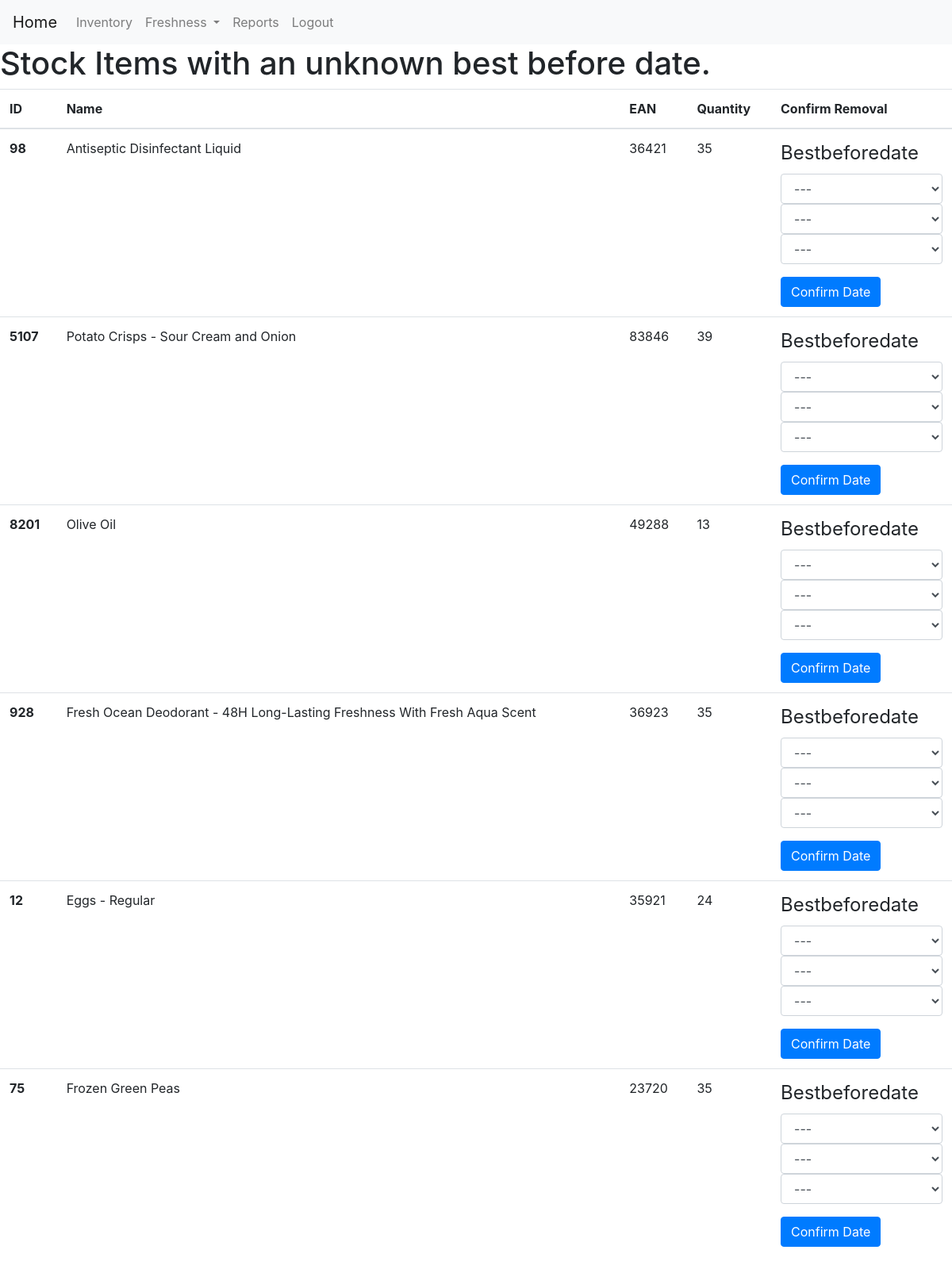
Page /Freshness/BBDAllocation/ (signed in) on the committed database.
### Inventory/models.py (models this page shows, shortened)
class StockItem(models.Model):
    activeProduct= models.ForeignKey(ActiveProduct, on_delete=models.RESTRICT)
    bestBeforeDate = models.DateField(null=True, blank=True)
    quantity = models.IntegerField(default=1)
    UniqueBarcode = models.TextField(default="1")

class ActiveProduct(models.Model):
    Product= models.ForeignKey(Product, on_delete=models.RESTRICT)
    minimumStockQuantity = models.PositiveIntegerField(default=0)
    Classes= (("N/A","N/A"),
        ("EXTRA CLASS","Extra Class"),
        ("CLASS 1","Class 1"),
        ("CLASS 2","Class 2"))
    Class = models.CharField(max_length=11,choices=Classes,default="N/A")

class Product(models.Model):
    ProductName= models.CharField(max_length=100)
    Brand= models.CharField(max_length=100)
    Price = models.FloatField()
    DiscountPrice=models.FloatField()
    Image_Url= models.CharField(max_length=300)
    Category= models.CharField(max_length=100)
    Barcode = models.CharField(max_length=16)
    EAN = models.CharField(max_length=6)

### Inventory/views.py (the view)
    def wrap(request,*args,**kwargs):
        if not request.user.is_authenticated or not (request.user.is_Manager or request.user.is_StoreManager):
            messages.error(request,"You can't access this page!")
            return redirect('home')
        return function(request, *args,**kwargs)

### Freshness/forms.py
class BBDForm(forms.Form):
    bestBeforeDate = DateField(widget=forms.SelectDateWidget,required=False)

### Freshness/views.py (called while the page is built)
@login_required(login_url="/login/")
@managerOnly
def BBDAllocation(request):
    if request.method=="POST":
        id = request.POST["item"]
        item = StockItem.objects.get(pk=id)
        print(item)
        form=BBDForm(request.POST)
        if form.is_valid():
            print(item.bestBeforeDate)
            bbd=form.cleaned_data.get("bestBeforeDate")
            item.bestBeforeDate = bbd
            item.save()
            return redirect("Freshness:BBDAllocation")
    else:
        items= StockItem.objects.filter(Q(bestBeforeDate__isnull=True)).order_by('activeProduct__sequence__position')
        form = BBDForm()
    return render(request,'BBDAllocation.html',{"items":items,"form":form})

### Inventory/views.py (called while the page is built)
def managerOnly(function):
    def wrap(request,*args,**kwargs):
        if not request.user.is_authenticated or not (request.user.is_Manager or request.user.is_StoreManager):
            messages.error(request,"You can't access this page!")
            return redirect('home')
        return function(request, *args,**kwargs)
    wrap.__doc__ = function.__doc__
    wrap.__name__ = function.__name__
    return wrap

### Freshness/templates/BBDAllocation.html (shortened to what this page needs)
{%extends "base.html"%}
{%load crispy_forms_tags %}
{%block content%}
<h1>Stock Items with an unknown best before date.</h1>
<table class="table">
    <thead>
        <tr>
            <th scope="col">ID</th>
            <th scope="col">Name</th>
            <th scope="col">EAN</th>
            <th scope="col">Quantity</th>
            <th scope="col">Confirm Removal</th>
        </tr>
    </thead>
    <tbody>
{%for item in items%}
        <tr>
            <th scope="row">{{item.activeProduct.Product.id}}</th>
            <td>{{item.activeProduct.Product.ProductName}}</td>
            <td>{{item.activeProduct.Product.EAN}}</td>
            <td>{{item.quantity}}</td>
            <td>
                <form method="POST">
                    {{form|crispy}}
                    <button type="submit" class="btn btn-primary">Confirm Date</button>
                </form>
            </td>
        </tr>
{%endfor%}
    </tbody>
</table>
{%endblock%}

### rows in the picture
StockItem: activeProduct.Product.id "98", activeProduct.Product.ProductName "Antiseptic Disinfectant Liquid", activeProduct.Product.EAN "36421", quantity "35"
StockItem: activeProduct.Product.id "5107", activeProduct.Product.ProductName "Potato Crisps - Sour Cream and Onion", activeProduct.Product.EAN "83846", quantity "39"
StockItem: activeProduct.Product.id "8201", activeProduct.Product.ProductName "Olive Oil", activeProduct.Product.EAN "49288", quantity "13"
StockItem: activeProduct.Product.id "928", activeProduct.Product.ProductName "Fresh Ocean Deodorant - 48H Long-Lasting Freshness With Fresh Aqua Scent", activeProduct.Product.EAN "36923", quantity "35"
StockItem: activeProduct.Product.id "12", activeProduct.Product.ProductName "Eggs - Regular", activeProduct.Product.EAN "35921", quantity "24"
StockItem: activeProduct.Product.id "75", activeProduct.Product.ProductName "Frozen Green Peas", activeProduct.Product.EAN "23720", quantity "35"
